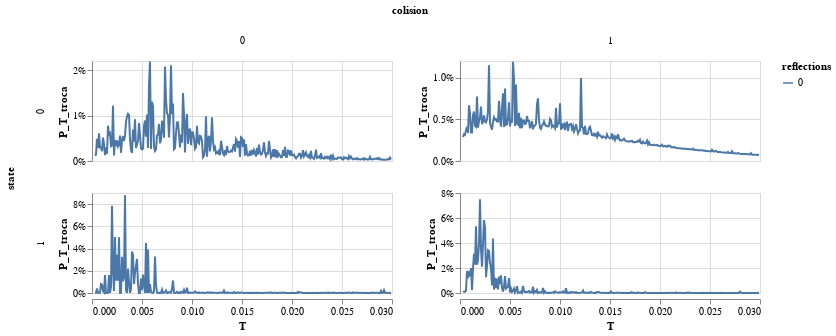

Notebook source saved alongside this figure:
### Code cell
alt.Chart(db_mean).mark_line().encode(
    x = 'T',
    y = alt.Y('P_T_troca').axis(format = '%'),
    row = 'state:N',
    column = 'colision:N',
    color = 'reflections:N'
).properties(height = 100).resolve_scale(y = 'independent')

### Figure 1 — Vega-Lite specification as saved in the notebook (floating-point values rounded to 4 significant figures; data arrays with more than 128 entries replaced by an {"elided": "..."} marker saying what was removed)
{"config": {"view": {"continuousWidth": 300, "continuousHeight": 300}}, "data": {"name": "data-4c007dc66bab24bf976cf8cf3b9842bc"}, "mark": {"type": "line"}, "encoding": {"color": {"field": "reflections", "type": "nominal"}, "column": {"field": "colision", "type": "nominal"}, "row": {"field": "state", "type": "nominal"}, "x": {"field": "T", "type": "quantitative"}, "y": {"axis": {"format": "%"}, "field": "P_T_troca", "type": "quantitative"}}, "height": 100, "resolve": {"scale": {"y": "independent"}}, "$schema": "https://vega.github.io/schema/vega-lite/v5.17.0.json", "datasets": {"data-4c007dc66bab24bf976cf8cf3b9842bc": {"elided": "1188 records"}}}
